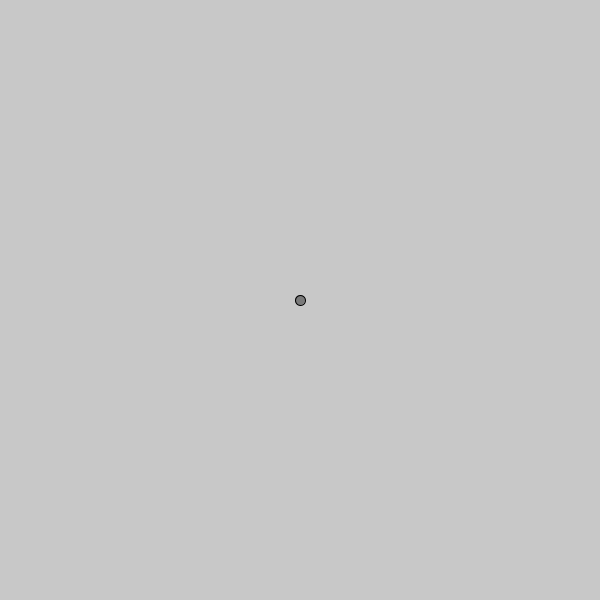
Frame 1 (no input)
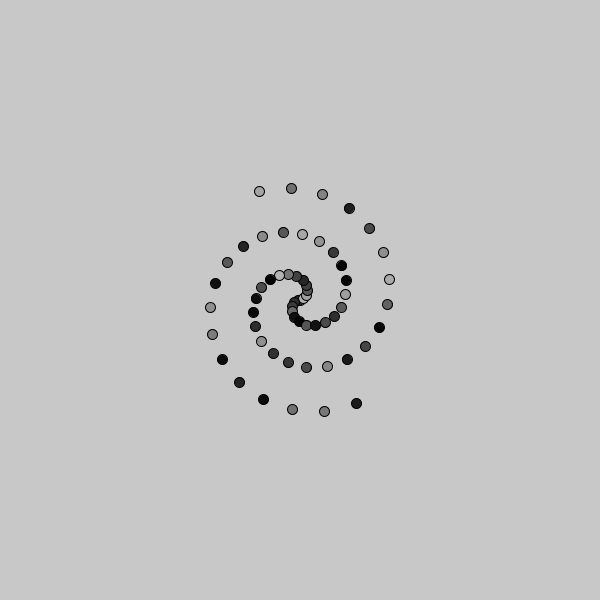
Frame 60 (the mouse pressed at the canvas centre just before this capture)
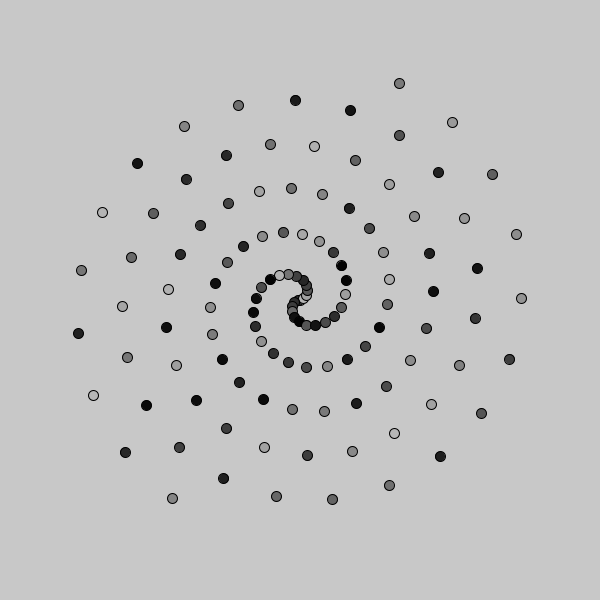
Frame 120 (the mouse held since frame 60 and released just before this capture)

The Processing sketch that drew these frames (run headless with seeded random() and noise(); from frame 60 on, the mouse is pressed at the canvas centre):

// Processing sketch: processing_152670
// ── processing_152670.pde

float m=0;
float n=0;
float radio=0;

float angle=0.01;
float speed= 0.05;

void setup(){
  size (600,600);
  background(200);
  
  
}

void draw(){
 fill(random(190));
  float x=width/2 + cos(2*m)  *n;
  float y=height/2 + sin(2*m) * n;
  ellipse(x, y, 10, 10);
  m=m+1.5;
  n=n+2;
}
void mousePressed(){
  if(mouseButton==RIGHT){
  m=1.5+5*sin(5*cos(angle)); 
  n=1.5+5*cos(5*sin(angle));

  }
  angle=m+n+ 2*speed;
}
